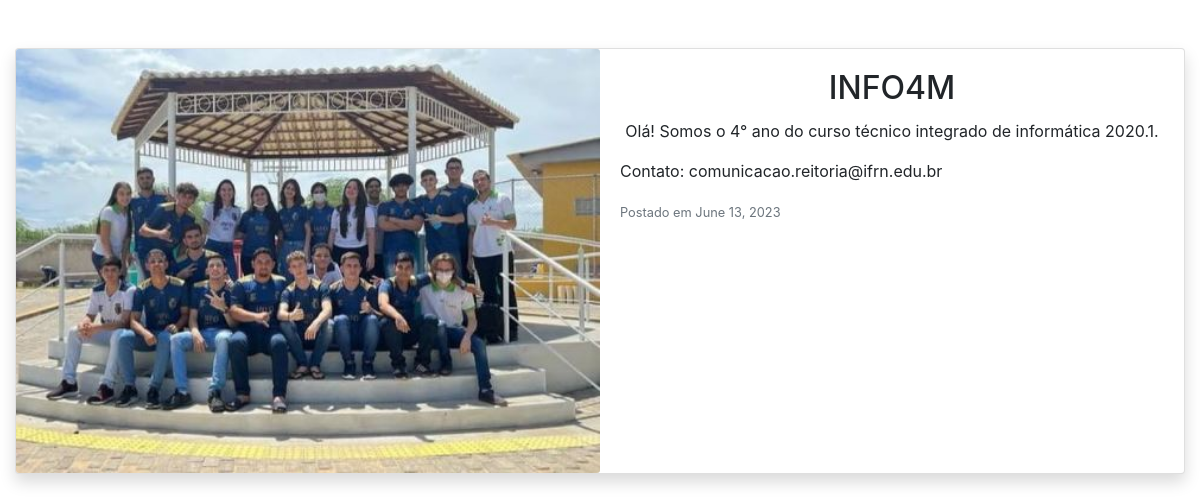
/detalhecurso/1, run on the app's committed database.
### curso/models.py (models this page shows, shortened)
class Curso(models.Model):
    nome = models.CharField(max_length = 100)
    descricao = models.TextField()
    data_criacao = models.DateField()
    acesso = models.EmailField()
    imagem = models.ImageField(upload_to = 'imagens')

### curso/views.py (the view)
# urls.py: path('detalhecurso/<int:id_curso>', detalhe_curso, name = 'detalhe_curso'),
def detalhe_curso(request, id_curso):
    curso = get_object_or_404(Curso, id = id_curso)
    context = {'objeto' : curso}
    return render(request,'curso/detalhecurso.html',context)

### curso/templates/curso/detalhecurso.html (shortened to what this page needs)
<!DOCTYPE html>
<html lang="pt-br">
<head>
    <link rel="stylesheet" href="https://stackpath.bootstrapcdn.com/bootstrap/4.3.1/css/bootstrap.min.css">
</head>
<body>
    <div class="container-fluid py-5">
        <div class="row">
            <div class="col-12">
                <div class="card mb-4 shadow">
                    <div class="row no-gutters">
                        <div class="col-lg-6">
                            <img class="card-img" src="{{ objeto.imagem.url }}" alt="Imagem do Curso" style="object-fit: cover; height: 100%;">
                        </div>
                        <div class="col-lg-6">
                            <div class="card-body">
                                <h2 class="card-title" style="text-align: center;">{{ objeto.nome }}</h2>
                                <p class="card-text" style="text-align: center;">{{ objeto.descricao }}</p>
                                <p class="card-text">Contato: {{ objeto.acesso }}</p>
                                <p class="card-text">
                                    <small class="text-muted">Postado em {{ objeto.data_criacao }}</small>
                                </p>
                            </div>
                        </div>
                    </div>
                </div>
            </div>
        </div>
    </div>
</body>
</html>

### data on the page
Curso: imagem (picture), nome "INFO4M", descricao "Olá! Somos o 4° ano do curso técnico integrado de informática 2020.1.", acesso "comunicacao.reitoria@ifrn.edu.br", data_criacao "June 13, 2023"
